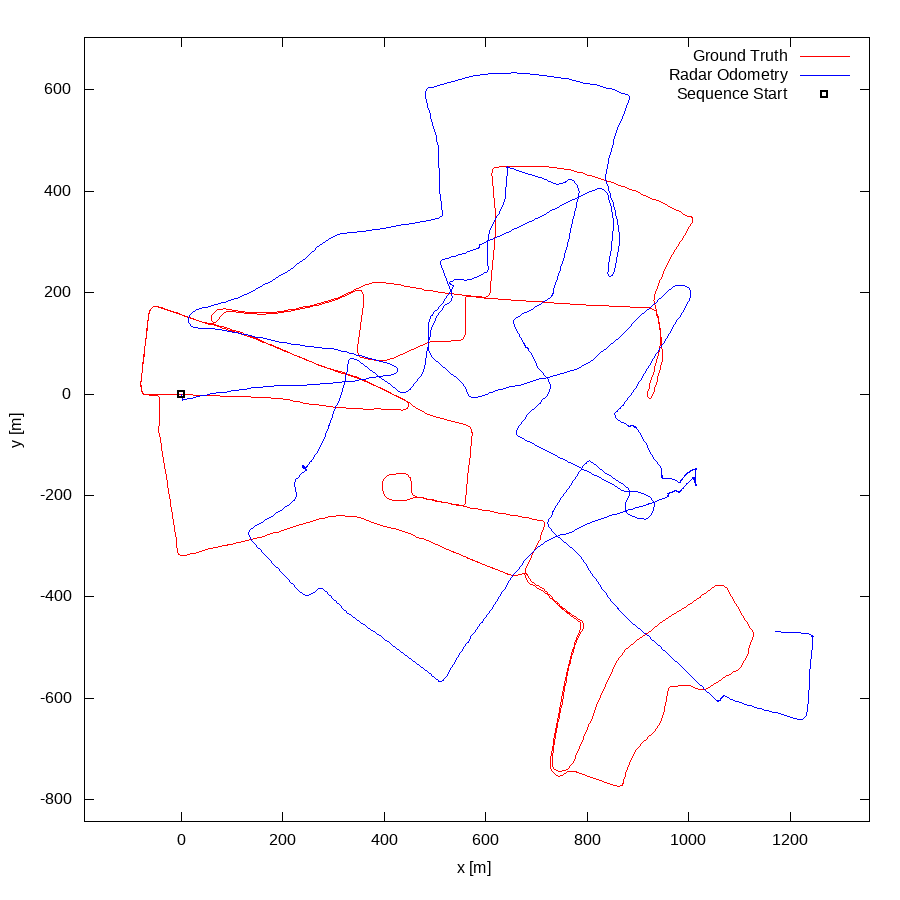

Write the gnuplot code that produced this figure.
set term postscript eps enhanced color
set output "14.eps"
set size ratio -1
set xrange [-191:1356]
set yrange [-843:703]
set xlabel "x [m]"
set ylabel "y [m]"
plot "14.txt" using 1:2 lc rgb "#FF0000" title 'Ground Truth' w lines,"14.txt" using 3:4 lc rgb "#0000FF" title 'Radar Odometry' w lines,"< head -1 14.txt" using 1:2 lc rgb "#000000" pt 4 ps 1 lw 2 title 'Sequence Start' w points
